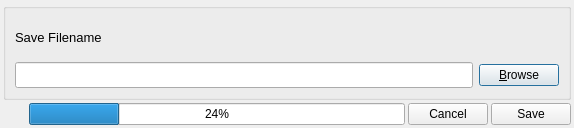
<?xml version="1.0" encoding="UTF-8"?>
<ui version="4.0">
 <class>StitchDialog</class>
 <widget class="QDialog" name="StitchDialog">
  <property name="geometry">
   <rect>
    <x>0</x>
    <y>0</y>
    <width>574</width>
    <height>128</height>
   </rect>
  </property>
  <property name="sizePolicy">
   <sizepolicy hsizetype="Fixed" vsizetype="Fixed">
    <horstretch>0</horstretch>
    <verstretch>0</verstretch>
   </sizepolicy>
  </property>
  <property name="minimumSize">
   <size>
    <width>574</width>
    <height>128</height>
   </size>
  </property>
  <property name="contextMenuPolicy">
   <enum>Qt::NoContextMenu</enum>
  </property>
  <property name="windowTitle">
   <string>Stitch Dialog</string>
  </property>
  <property name="modal">
   <bool>true</bool>
  </property>
  <layout class="QVBoxLayout" name="verticalLayout">
   <property name="spacing">
    <number>3</number>
   </property>
   <property name="sizeConstraint">
    <enum>QLayout::SetNoConstraint</enum>
   </property>
   <property name="leftMargin">
    <number>3</number>
   </property>
   <property name="topMargin">
    <number>3</number>
   </property>
   <property name="rightMargin">
    <number>3</number>
   </property>
   <property name="bottomMargin">
    <number>3</number>
   </property>
   <item>
    <widget class="QGroupBox" name="groupBox">
     <property name="title">
      <string/>
     </property>
     <layout class="QVBoxLayout" name="verticalLayout_2">
      <item>
       <widget class="QLabel" name="label">
        <property name="font">
         <font>
          <pointsize>10</pointsize>
         </font>
        </property>
        <property name="text">
         <string>Save Filename</string>
        </property>
       </widget>
      </item>
      <item>
       <layout class="QHBoxLayout" name="horizontalLayout_3">
        <item>
         <widget class="QLineEdit" name="savePathlineEdit">
          <property name="minimumSize">
           <size>
            <width>0</width>
            <height>0</height>
           </size>
          </property>
          <property name="font">
           <font>
            <pointsize>11</pointsize>
           </font>
          </property>
          <property name="frame">
           <bool>true</bool>
          </property>
          <property name="readOnly">
           <bool>true</bool>
          </property>
         </widget>
        </item>
        <item>
         <widget class="QPushButton" name="browseButton">
          <property name="text">
           <string>&amp;Browse</string>
          </property>
         </widget>
        </item>
       </layout>
      </item>
     </layout>
    </widget>
   </item>
   <item>
    <layout class="QHBoxLayout" name="horizontalLayout">
     <item>
      <spacer name="horizontalSpacer">
       <property name="orientation">
        <enum>Qt::Horizontal</enum>
       </property>
       <property name="sizeType">
        <enum>QSizePolicy::Fixed</enum>
       </property>
       <property name="sizeHint" stdset="0">
        <size>
         <width>26</width>
         <height>20</height>
        </size>
       </property>
      </spacer>
     </item>
     <item>
      <widget class="QProgressBar" name="progressBar">
       <property name="value">
        <number>24</number>
       </property>
      </widget>
     </item>
     <item>
      <widget class="QPushButton" name="cancelButton">
       <property name="sizePolicy">
        <sizepolicy hsizetype="Fixed" vsizetype="Fixed">
         <horstretch>0</horstretch>
         <verstretch>0</verstretch>
        </sizepolicy>
       </property>
       <property name="minimumSize">
        <size>
         <width>0</width>
         <height>0</height>
        </size>
       </property>
       <property name="styleSheet">
        <string notr="true"/>
       </property>
       <property name="text">
        <string>Cancel</string>
       </property>
      </widget>
     </item>
     <item>
      <widget class="QPushButton" name="saveButton">
       <property name="sizePolicy">
        <sizepolicy hsizetype="Fixed" vsizetype="Fixed">
         <horstretch>0</horstretch>
         <verstretch>0</verstretch>
        </sizepolicy>
       </property>
       <property name="minimumSize">
        <size>
         <width>0</width>
         <height>0</height>
        </size>
       </property>
       <property name="styleSheet">
        <string notr="true"/>
       </property>
       <property name="text">
        <string>Save</string>
       </property>
      </widget>
     </item>
    </layout>
   </item>
  </layout>
 </widget>
 <resources/>
 <connections/>
</ui>
